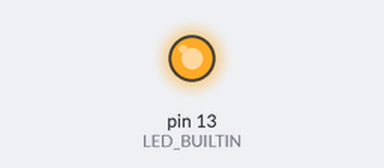
Recording of a sketch running on a simulated Arduino Uno, built with avr-gcc and run on an emulated ATmega328P. On the bench: output pins drawn as LEDs (lit = HIGH).

Above: at 1.0 s.
At 28.0 s:
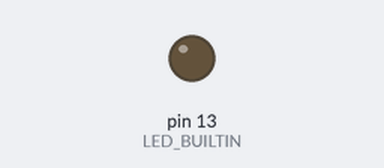
Timing chart, 0 to 46.8 s (numbered marks = the images above):
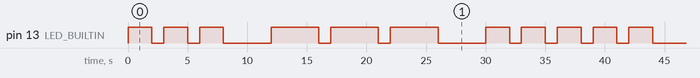

Measured:
- by itself, pin 13 (LED_BUILTIN): repeats every 36.0 s: 2 × (LOW 1.0 s, HIGH 2.0 s), LOW 4.0 s, 2 × (HIGH 4.0 s, LOW 1.0 s), HIGH 4.0 s, LOW 4.0 s, 2 × (HIGH 2.0 s, LOW 1.0 s), HIGH 2.0 s
- by itself, everything shown: repeats every 36.0 s, in 16 steps

The sketch:

programming1.ino
```cpp
void setup() {
  // put your setup code here, to run once:
  pinMode(LED_BUILTIN, OUTPUT);
}
void loop() {
  // put your main code here, to run repeatedly:

  digitalWrite(LED_BUILTIN, HIGH); //S SIGNAL STARTS AFTER 2 SECOND DELAY
  delay(2000);
  digitalWrite(LED_BUILTIN, LOW);
  delay(1000);
  digitalWrite(LED_BUILTIN, HIGH);
  delay(2000);
  digitalWrite(LED_BUILTIN, LOW);
  delay(1000);
  digitalWrite(LED_BUILTIN, HIGH);
  delay(2000);
  digitalWrite(LED_BUILTIN, LOW);   //4 SECONDS DELAY BEFORE SECOND LETTER "O"
  delay(4000);
   digitalWrite(LED_BUILTIN, HIGH); //O STARTS HERE
  delay(4000);
  digitalWrite(LED_BUILTIN, LOW);
  delay(1000);
  digitalWrite(LED_BUILTIN, HIGH);
  delay(4000);
  digitalWrite(LED_BUILTIN, LOW);
  delay(1000);
  digitalWrite(LED_BUILTIN, HIGH);
  delay(4000);
  digitalWrite(LED_BUILTIN, LOW);   //4 SECONDS DELAY BEFORE THE THIRD LETTER "S"
  delay(4000);
    digitalWrite(LED_BUILTIN, HIGH); //S SIGNAL STARTS AFTER 2 SECOND DELAY
  delay(2000);
  digitalWrite(LED_BUILTIN, LOW);
  delay(1000);
  digitalWrite(LED_BUILTIN, HIGH);
  delay(2000);
  digitalWrite(LED_BUILTIN, LOW);
  delay(1000);
  digitalWrite(LED_BUILTIN, HIGH);
 }
```
